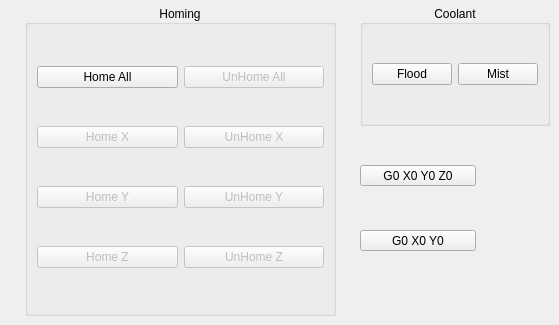
      <widget class="QWidget" name="tab_2">
       <attribute name="title">
        <string>Manual</string>
       </attribute>
       <widget class="QGroupBox" name="groupBox_8">
        <property name="geometry">
         <rect>
          <x>25</x>
          <y>5</y>
          <width>311</width>
          <height>311</height>
         </rect>
        </property>
        <property name="title">
         <string>Homing</string>
        </property>
        <property name="alignment">
         <set>Qt::AlignCenter</set>
        </property>
        <layout class="QGridLayout" name="gridLayout">
         <item row="0" column="0">
          <widget class="QPushButton" name="home_all_pb">
           <property name="text">
            <string>Home All</string>
           </property>
          </widget>
         </item>
         <item row="0" column="1">
          <widget class="QPushButton" name="unhome_all_pb">
           <property name="enabled">
            <bool>false</bool>
           </property>
           <property name="text">
            <string>UnHome All</string>
           </property>
          </widget>
         </item>
         <item row="1" column="0">
          <widget class="QPushButton" name="home_pb_0">
           <property name="enabled">
            <bool>false</bool>
           </property>
           <property name="text">
            <string>Home X</string>
           </property>
          </widget>
         </item>
         <item row="1" column="1">
          <widget class="QPushButton" name="unhome_pb_0">
           <property name="enabled">
            <bool>false</bool>
           </property>
           <property name="text">
            <string>UnHome X</string>
           </property>
          </widget>
         </item>
         <item row="2" column="0">
          <widget class="QPushButton" name="home_pb_1">
           <property name="enabled">
            <bool>false</bool>
           </property>
           <property name="text">
            <string>Home Y</string>
           </property>
          </widget>
         </item>
         <item row="2" column="1">
          <widget class="QPushButton" name="unhome_pb_1">
           <property name="enabled">
            <bool>false</bool>
           </property>
           <property name="text">
            <string>UnHome Y</string>
           </property>
          </widget>
         </item>
         <item row="3" column="0">
          <widget class="QPushButton" name="home_pb_2">
           <property name="enabled">
            <bool>false</bool>
           </property>
           <property name="text">
            <string>Home Z</string>
           </property>
          </widget>
         </item>
         <item row="3" column="1">
          <widget class="QPushButton" name="unhome_pb_2">
           <property name="enabled">
            <bool>false</bool>
           </property>
           <property name="text">
            <string>UnHome Z</string>
           </property>
          </widget>
         </item>
        </layout>
       </widget>
       <widget class="QGroupBox" name="groupBox">
        <property name="geometry">
         <rect>
          <x>360</x>
          <y>5</y>
          <width>190</width>
          <height>121</height>
         </rect>
        </property>
        <property name="title">
         <string>Coolant</string>
        </property>
        <property name="alignment">
         <set>Qt::AlignCenter</set>
        </property>
        <layout class="QGridLayout" name="gridLayout_5">
         <item row="0" column="1">
          <widget class="QPushButton" name="flood_pb">
           <property name="text">
            <string>Flood</string>
           </property>
           <property name="checkable">
            <bool>true</bool>
           </property>
           <property name="checked">
            <bool>false</bool>
           </property>
          </widget>
         </item>
         <item row="0" column="2">
          <widget class="QPushButton" name="mist_pb">
           <property name="text">
            <string>Mist</string>
           </property>
           <property name="checkable">
            <bool>true</bool>
           </property>
          </widget>
         </item>
        </layout>
       </widget>
       <widget class="QPushButton" name="pushButton_8">
        <property name="geometry">
         <rect>
          <x>360</x>
          <y>165</y>
          <width>116</width>
          <height>21</height>
         </rect>
        </property>
        <property name="text">
         <string>G0 X0 Y0 Z0</string>
        </property>
        <property name="function" stdset="0">
         <string>mdi</string>
        </property>
        <property name="command" stdset="0">
         <string>G0 X0 Y0 Z0</string>
        </property>
       </widget>
       <widget class="QPushButton" name="pushButton_17">
        <property name="geometry">
         <rect>
          <x>360</x>
          <y>230</y>
          <width>116</width>
          <height>21</height>
         </rect>
        </property>
        <property name="text">
         <string>G0 X0 Y0</string>
        </property>
        <property name="function" stdset="0">
         <string>mdi</string>
        </property>
        <property name="command" stdset="0">
         <string>G0 X0 Y0</string>
        </property>
       </widget>
      </widget>
